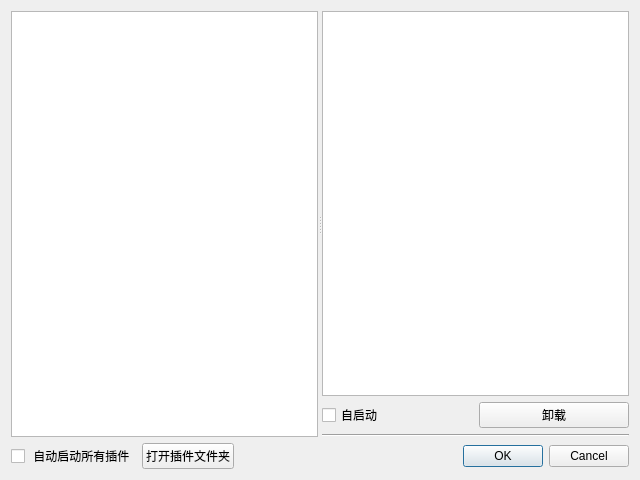
<?xml version="1.0" encoding="UTF-8"?>
<ui version="4.0">
 <class>WkfPluginManagerDialogUi</class>
 <widget class="QDialog" name="WkfPluginManagerDialogUi">
  <property name="geometry">
   <rect>
    <x>0</x>
    <y>0</y>
    <width>640</width>
    <height>480</height>
   </rect>
  </property>
  <property name="windowTitle">
   <string>插件管理器</string>
  </property>
  <property name="modal">
   <bool>true</bool>
  </property>
  <layout class="QVBoxLayout" name="verticalLayout_3">
   <item>
    <widget class="QSplitter" name="splitter">
     <property name="orientation">
      <enum>Qt::Horizontal</enum>
     </property>
     <property name="childrenCollapsible">
      <bool>false</bool>
     </property>
     <widget class="QWidget" name="layoutWidget">
      <layout class="QVBoxLayout" name="verticalLayout">
       <item>
        <widget class="QListWidget" name="pluginList">
         <property name="sizePolicy">
          <sizepolicy hsizetype="Expanding" vsizetype="Expanding">
           <horstretch>0</horstretch>
           <verstretch>1</verstretch>
          </sizepolicy>
         </property>
         <property name="selectionMode">
          <enum>QAbstractItemView::SingleSelection</enum>
         </property>
         <property name="iconSize">
          <size>
           <width>16</width>
           <height>16</height>
          </size>
         </property>
         <property name="sortingEnabled">
          <bool>true</bool>
         </property>
        </widget>
       </item>
      </layout>
     </widget>
     <widget class="QWidget" name="verticalLayoutWidget">
      <layout class="QVBoxLayout" name="verticalLayout_2">
       <item>
        <widget class="QTextEdit" name="textEdit">
         <property name="sizePolicy">
          <sizepolicy hsizetype="Expanding" vsizetype="Expanding">
           <horstretch>0</horstretch>
           <verstretch>1</verstretch>
          </sizepolicy>
         </property>
         <property name="readOnly">
          <bool>true</bool>
         </property>
        </widget>
       </item>
       <item>
        <layout class="QHBoxLayout" name="horizontalLayout_2">
         <item>
          <widget class="QCheckBox" name="autoStartCheckBox">
           <property name="text">
            <string>自启动 </string>
           </property>
          </widget>
         </item>
         <item>
          <widget class="QPushButton" name="unloadPushButton">
           <property name="text">
            <string>卸载</string>
           </property>
          </widget>
         </item>
        </layout>
       </item>
       <item>
        <widget class="Line" name="line">
         <property name="orientation">
          <enum>Qt::Horizontal</enum>
         </property>
        </widget>
       </item>
      </layout>
     </widget>
    </widget>
   </item>
   <item>
    <layout class="QGridLayout" name="gridLayout">
     <item row="0" column="0">
      <widget class="QCheckBox" name="autoStartAllCheckBox">
       <property name="text">
        <string> 自动启动所有插件</string>
       </property>
       <property name="tristate">
        <bool>false</bool>
       </property>
      </widget>
     </item>
     <item row="0" column="2">
      <widget class="QDialogButtonBox" name="buttonBox">
       <property name="orientation">
        <enum>Qt::Horizontal</enum>
       </property>
       <property name="standardButtons">
        <set>QDialogButtonBox::Cancel|QDialogButtonBox::Ok</set>
       </property>
      </widget>
     </item>
     <item row="0" column="1">
      <widget class="QPushButton" name="openPluginsFolderButton">
       <property name="text">
        <string>打开插件文件夹</string>
       </property>
      </widget>
     </item>
    </layout>
   </item>
  </layout>
 </widget>
 <resources/>
 <connections>
  <connection>
   <sender>buttonBox</sender>
   <signal>accepted()</signal>
   <receiver>WkfPluginManagerDialogUi</receiver>
   <slot>accept()</slot>
   <hints>
    <hint type="sourcelabel">
     <x>248</x>
     <y>254</y>
    </hint>
    <hint type="destinationlabel">
     <x>157</x>
     <y>274</y>
    </hint>
   </hints>
  </connection>
  <connection>
   <sender>buttonBox</sender>
   <signal>rejected()</signal>
   <receiver>WkfPluginManagerDialogUi</receiver>
   <slot>reject()</slot>
   <hints>
    <hint type="sourcelabel">
     <x>316</x>
     <y>260</y>
    </hint>
    <hint type="destinationlabel">
     <x>286</x>
     <y>274</y>
    </hint>
   </hints>
  </connection>
 </connections>
</ui>
